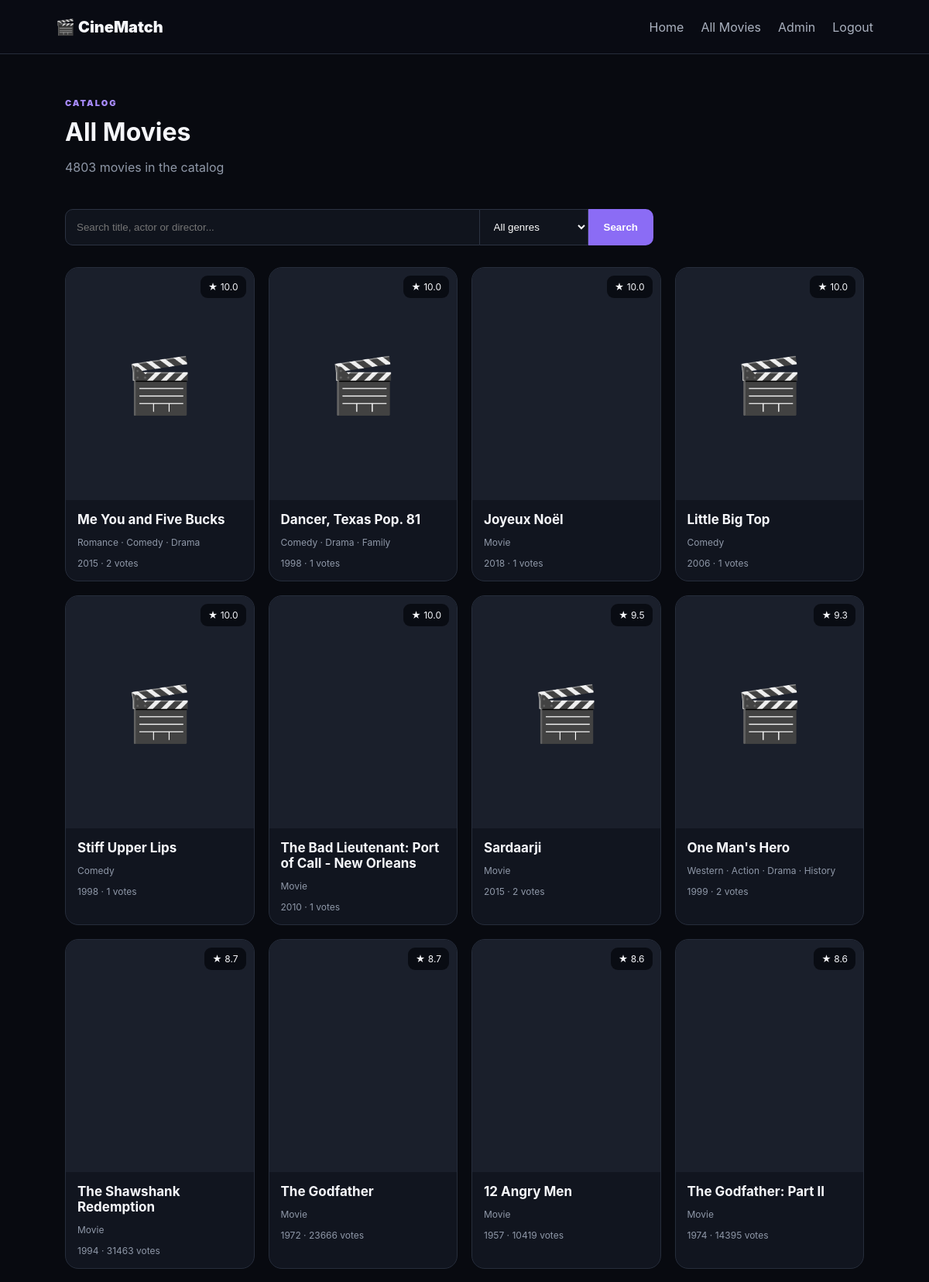
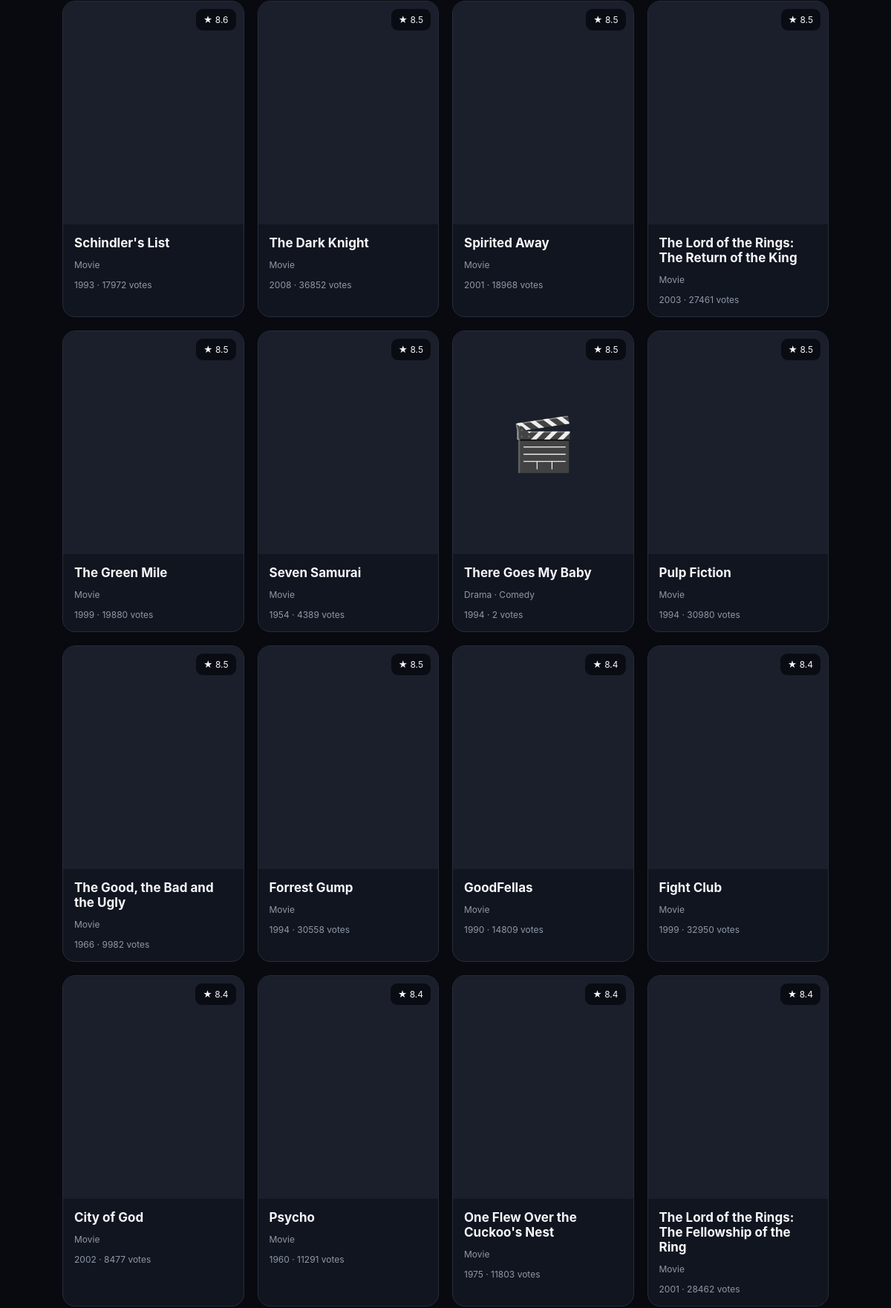
Page /movies (signed in, upper part) on the committed database (2 pictures, top to bottom).
### models.py (models this page shows)
class Movie(db.Model):
    __tablename__ = 'movies'
    id = db.Column(db.Integer, primary_key=True)  # TMDB id
    title = db.Column(db.String(300), nullable=False, index=True)
    overview = db.Column(db.Text, default='')
    genres = db.Column(db.String(500), default='')
    keywords = db.Column(db.Text, default='')
    cast = db.Column(db.Text, default='')
    director = db.Column(db.String(300), default='')
    writers = db.Column(db.Text, default='')
    release_date = db.Column(db.Date, nullable=True, index=True)
    runtime = db.Column(db.Integer, nullable=True)
    rating = db.Column(db.Float, default=0.0, index=True)
    vote_count = db.Column(db.Integer, default=0)
    popularity = db.Column(db.Float, default=0.0)
    poster_path = db.Column(db.String(500), nullable=True)
    backdrop_path = db.Column(db.String(500), nullable=True)
    tagline = db.Column(db.String(500), default='')
    original_language = db.Column(db.String(20), default='')
    status = db.Column(db.String(50), default='Released')
    created_at = db.Column(db.DateTime, default=datetime.utcnow)
    ratings = db.relationship('Rating', backref='movie', lazy=True, cascade='all, delete-orphan')
    reviews = db.relationship('Review', backref='movie', lazy=True, cascade='all, delete-orphan')

### app.py (the view)
@app.route('/movies')
@login_required
def all_movies():
    user=db.session.get(User, session['user_id'])
    page=max(request.args.get('page', 1, type=int), 1)
    q=request.args.get('q', '').strip()
    genre=request.args.get('genre', '').strip()
    query=Movie.query
    if q:
        query=query.filter(or_(Movie.title.ilike(f'%{q}%'), Movie.cast.ilike(f'%{q}%'), Movie.director.ilike(f'%{q}%')))
    if genre:
        query=query.filter(Movie.genres.ilike(f'%{genre}%'))
    pagination=query.order_by(Movie.rating.desc(), Movie.vote_count.desc(), Movie.title.asc()).paginate(page=page, per_page=48, error_out=False)
    genre_rows=Movie.query.with_entities(Movie.genres).filter(Movie.genres.isnot(None), Movie.genres != '').distinct().all()
    genres=sorted({name.strip() for (value,) in genre_rows for name in value.replace(',', '|').split('|') if name.strip()}, key=str.casefold)
    return render_template('movies.html', user=user, pagination=pagination, q=q, genre=genre, genres=genres)

### app.py (called while the page is built)
def login_required(f):
    @wraps(f)
    def wrapper(*args,**kwargs):
        if 'user_id' not in session: return redirect(url_for('login', next=request.path))
        if db.session.get(User, session['user_id']) is None:
            session.clear()
            return redirect(url_for('login', next=request.path))
        return f(*args,**kwargs)
    return wrapper

### templates/movies.html (shortened to what this page needs)
{% extends 'base.html' %}
{% block content %}
<main>
  <section class="section">
    <div class="section-title">
      <div>
        <p class="eyebrow">CATALOG</p>
        <h1>All Movies</h1>
        <p class="muted">{{ pagination.total }} movies in the catalog</p>
      </div>
    </div>
    <form class="searchbar" action="{{ url_for('all_movies') }}" method="get">
      <input name="q" value="{{ q }}" placeholder="Search title, actor or director...">
      <select name="genre">
        <option value="">All genres</option>
      </select>
      <button type="submit">Search</button>
    </form>
    <div class="movie-grid" style="margin-top:28px">
      {% for m in pagination.items %}
        {% include '_card.html' %}
      {% else %}
        <p class="muted">No movies found for this filter.</p>
      {% endfor %}
    </div>
  </section>
</main>
{% endblock %}

### templates/_card.html
<a class="movie-card" href="{{url_for('movie_page',movie_id=m.id)}}"><div class="poster" {% if m.poster_path %}style="background-image:url('{{config.TMDB_IMAGE_BASE}}{{m.poster_path}}')"{% endif %}>{% if not m.poster_path %}<span>🎬</span>{% endif %}<div class="score">★ {{'%.1f'|format(m.rating or 0)}}</div></div><div class="card-body"><h3>{{m.title}}</h3><p>{{(m.genres or 'Movie').replace('|',' · ')}}</p><small>{{m.release_date.year if m.release_date else 'Release date pending'}} · {{m.vote_count or 0}} votes</small></div></a>

### static/app.css (style rules this page uses)
:root { --bg:#080a10;--panel:#11151f;--panel2:#171c27;--line:#262d3b;--text:#f6f7fb;--muted:#8f98a8;--accent:#8b6cf5;--good:#35d58a;--bad:#ff6470 }
* { box-sizing:border-box }
body { margin:0;background:var(--bg);color:var(--text);font-family:Inter,system-ui,-apple-system,Segoe UI,sans-serif }
a { color:inherit;text-decoration:none }
.eyebrow { color:#a98cff;font-size:11px;font-weight:900;letter-spacing:2px }
.searchbar { display:flex;margin-top:28px;max-width:760px }
.searchbar input,.searchbar select,.review-box select,.review-box textarea,form input { background:#10141d;color:white;border:1px solid #2c3342;padding:14px;border-radius:10px;outline:none }
.searchbar input { flex:1;border-radius:10px 0 0 10px }
.searchbar select { border-radius:0;border-left:0 }
.searchbar button,.primary { background:var(--accent);color:#fff;border:0;padding:14px 20px;border-radius:0 10px 10px 0;font-weight:800;cursor:pointer }
.section { padding:45px 7% }
.section-title { display:flex;justify-content:space-between;align-items:end;margin-bottom:20px }
.section-title h1,.section-title h2 { margin:0;font-size:32px }
.movie-grid { display:grid;grid-template-columns:repeat(4,1fr);gap:18px }
.movie-card { background:var(--panel);border:1px solid var(--line);border-radius:17px;overflow:hidden;transition:.2s }
.poster { height:300px;background:#1a1f2b center/cover no-repeat;display:flex;align-items:center;justify-content:center;font-size:70px;position:relative }
.score { position:absolute;right:10px;top:10px;padding:7px 10px;background:#080a10dd;border-radius:9px;font-size:12px }
.card-body { padding:15px }
.card-body h3 { margin:0 0 6px;font-size:17px }
.card-body p,.card-body small { color:var(--muted);font-size:12px }
.card-body small { display:block;margin-top:10px }
.review small,.muted { color:var(--muted) }

### rows in the picture
Movie: rating "10.0", title "Dancer, Texas Pop. 81", genres "Comedy · Drama · Family", release_date "1998", vote_count "1"
Movie: rating "10.0", title "Joyeux Noël", genres "Movie", release_date "2018", vote_count "1"
Movie: rating "10.0", title "Little Big Top", genres "Comedy", release_date "2006", vote_count "1"
Movie: rating "10.0", title "Stiff Upper Lips", genres "Comedy", release_date "1998", vote_count "1"
Movie: rating "10.0", title "The Bad Lieutenant: Port of Call - New Orleans", genres "Movie", release_date "2010", vote_count "1"
Movie: rating "9.3", title "One Man's Hero", genres "Western · Action · Drama · History", release_date "1999", vote_count "2"
Movie: rating "8.7", title "The Shawshank Redemption", genres "Movie", release_date "1994", vote_count "31463"
Movie: rating "8.7", title "The Godfather", genres "Movie", release_date "1972", vote_count "23666"
Movie: rating "8.6", title "12 Angry Men", genres "Movie", release_date "1957", vote_count "10419"
Movie: rating "8.6", title "The Godfather: Part II", genres "Movie", release_date "1974", vote_count "14395"
Movie: rating "8.6", title "Schindler's List", genres "Movie", release_date "1993", vote_count "17972"
Movie: rating "8.5", title "The Dark Knight", genres "Movie", release_date "2008", vote_count "36852"
Movie: rating "8.5", title "Spirited Away", genres "Movie", release_date "2001", vote_count "18968"
Movie: rating "8.5", title "The Lord of the Rings: The Return of the King", genres "Movie", release_date "2003", vote_count "27461"
Movie: rating "8.5", title "The Green Mile", genres "Movie", release_date "1999", vote_count "19880"
Movie: rating "8.5", title "Seven Samurai", genres "Movie", release_date "1954", vote_count "4389"
Movie: rating "8.5", title "There Goes My Baby", genres "Drama · Comedy", release_date "1994", vote_count "2"
Movie: rating "8.5", title "Pulp Fiction", genres "Movie", release_date "1994", vote_count "30980"
Movie: rating "8.5", title "The Good, the Bad and the Ugly", genres "Movie", release_date "1966", vote_count "9982"
Movie: rating "8.5", title "Forrest Gump", genres "Movie", release_date "1994", vote_count "30558"
Movie: rating "8.4", title "GoodFellas", genres "Movie", release_date "1990", vote_count "14809"
Movie: rating "8.4", title "Fight Club", genres "Movie", release_date "1999", vote_count "32950"
Movie: rating "8.4", title "City of God", genres "Movie", release_date "2002", vote_count "8477"
Movie: rating "8.4", title "Psycho", genres "Movie", release_date "1960", vote_count "11291"
Movie: rating "8.4", title "One Flew Over the Cuckoo's Nest", genres "Movie", release_date "1975", vote_count "11803"
Movie: rating "8.4", title "The Lord of the Rings: The Fellowship of the Ring", genres "Movie", release_date "2001", vote_count "28462"

### other values in the picture
{{ pagination.total }} "4803"
{{ '%.1f'|format(m.rating or 0) }} "10.0" "9.5"
{{ m.title }} "Me You and Five Bucks" "Sardaarji"
{{ (m.genres or 'Movie').replace('|',' · ') }} "Romance · Comedy · Drama" "Movie"
{{ m.release_date.year if m.release_date else 'Release date pending' }} "2015" "2015"
{{ m.vote_count or 0 }} "2" "2"
